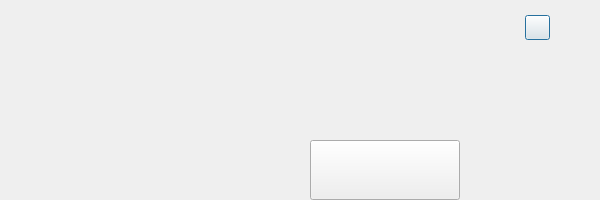
<?xml version="1.0" encoding="UTF-8"?>
<ui version="4.0">
 <class>HelpClass</class>
 <widget class="QDialog" name="HelpClass">
  <property name="geometry">
   <rect>
    <x>0</x>
    <y>0</y>
    <width>600</width>
    <height>200</height>
   </rect>
  </property>
  <property name="windowTitle">
   <string>关于我</string>
  </property>
  <property name="windowIcon">
   <iconset resource="Desktop.qrc">
    <normaloff>:/picture_desktop/icon/picture_desktop/icon/icon_main_mainwindow.png</normaloff>:/picture_desktop/icon/picture_desktop/icon/icon_main_mainwindow.png</iconset>
  </property>
  <property name="windowOpacity">
   <double>5.000000000000000</double>
  </property>
  <widget class="QPushButton" name="pushButton_close_window">
   <property name="geometry">
    <rect>
     <x>525</x>
     <y>15</y>
     <width>25</width>
     <height>25</height>
    </rect>
   </property>
   <property name="styleSheet">
    <string notr="true">border-image: url(:/picture_desktop/icon/picture_desktop/icon/window_close.png);</string>
   </property>
   <property name="text">
    <string/>
   </property>
  </widget>
  <widget class="QPushButton" name="pushButton_close_dialog">
   <property name="geometry">
    <rect>
     <x>310</x>
     <y>140</y>
     <width>150</width>
     <height>60</height>
    </rect>
   </property>
   <property name="styleSheet">
    <string notr="true">border-image: url(:/picture_desktop/dialogicon/picture_desktop/icon/dialog_filedialog_exit_normal.png);
border-image: url(:/picture_desktop/dialogicon/picture_desktop/icon/dialog_filedialog_exit_pressed.png);</string>
   </property>
   <property name="text">
    <string/>
   </property>
  </widget>
 </widget>
 <resources>
  <include location="Desktop.qrc"/>
 </resources>
 <connections/>
</ui>
